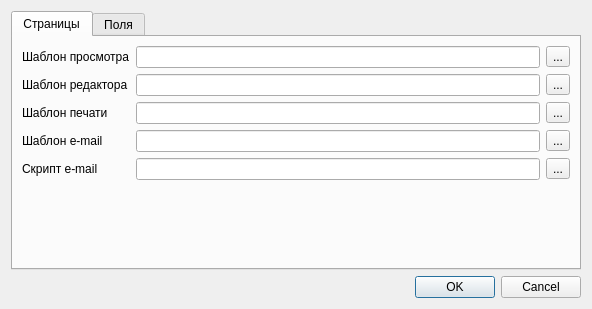
<?xml version="1.0" encoding="UTF-8"?>
<ui version="4.0">
 <class>TQProjectOptionsDialog</class>
 <widget class="QDialog" name="TQProjectOptionsDialog">
  <property name="geometry">
   <rect>
    <x>0</x>
    <y>0</y>
    <width>592</width>
    <height>309</height>
   </rect>
  </property>
  <property name="windowTitle">
   <string>Dialog</string>
  </property>
  <layout class="QVBoxLayout" name="verticalLayout">
   <item>
    <widget class="QTabWidget" name="tabWidget">
     <property name="currentIndex">
      <number>0</number>
     </property>
     <widget class="QWidget" name="tab">
      <attribute name="title">
       <string>Страницы</string>
      </attribute>
      <layout class="QGridLayout" name="gridLayout_2">
       <item row="4" column="2">
        <widget class="QToolButton" name="tbEmailScript">
         <property name="text">
          <string>...</string>
         </property>
        </widget>
       </item>
       <item row="4" column="0">
        <widget class="QLabel" name="lEmailScript">
         <property name="text">
          <string>Скрипт e-mail</string>
         </property>
        </widget>
       </item>
       <item row="4" column="1">
        <widget class="QLineEdit" name="leEmailScript"/>
       </item>
       <item row="0" column="1">
        <widget class="QLineEdit" name="leView"/>
       </item>
       <item row="5" column="1">
        <spacer name="verticalSpacer">
         <property name="orientation">
          <enum>Qt::Vertical</enum>
         </property>
         <property name="sizeHint" stdset="0">
          <size>
           <width>20</width>
           <height>40</height>
          </size>
         </property>
        </spacer>
       </item>
       <item row="0" column="2">
        <widget class="QToolButton" name="tbView">
         <property name="text">
          <string>...</string>
         </property>
        </widget>
       </item>
       <item row="3" column="1">
        <widget class="QLineEdit" name="leEmail"/>
       </item>
       <item row="1" column="2">
        <widget class="QToolButton" name="tbEdit">
         <property name="text">
          <string>...</string>
         </property>
        </widget>
       </item>
       <item row="3" column="0">
        <widget class="QLabel" name="lEmail">
         <property name="text">
          <string>Шаблон e-mail</string>
         </property>
        </widget>
       </item>
       <item row="1" column="1">
        <widget class="QLineEdit" name="leEdit"/>
       </item>
       <item row="0" column="0">
        <widget class="QLabel" name="lView">
         <property name="text">
          <string>Шаблон просмотра</string>
         </property>
        </widget>
       </item>
       <item row="3" column="2">
        <widget class="QToolButton" name="tbEmail">
         <property name="text">
          <string>...</string>
         </property>
        </widget>
       </item>
       <item row="1" column="0">
        <widget class="QLabel" name="lEdit">
         <property name="text">
          <string>Шаблон редактора</string>
         </property>
        </widget>
       </item>
       <item row="2" column="1">
        <widget class="QLineEdit" name="lePrint"/>
       </item>
       <item row="2" column="0">
        <widget class="QLabel" name="lPrint">
         <property name="text">
          <string>Шаблон печати</string>
         </property>
        </widget>
       </item>
       <item row="2" column="2">
        <widget class="QToolButton" name="tbPrint">
         <property name="text">
          <string>...</string>
         </property>
        </widget>
       </item>
      </layout>
     </widget>
     <widget class="QWidget" name="tab_2">
      <attribute name="title">
       <string>Поля</string>
      </attribute>
      <layout class="QGridLayout" name="gridLayout">
       <item row="0" column="1">
        <widget class="QLineEdit" name="leGroups"/>
       </item>
       <item row="0" column="0">
        <widget class="QLabel" name="lGroups">
         <property name="text">
          <string>Настройка групп полей</string>
         </property>
        </widget>
       </item>
       <item row="0" column="2">
        <widget class="QToolButton" name="tbGroups">
         <property name="text">
          <string>...</string>
         </property>
        </widget>
       </item>
       <item row="1" column="1">
        <spacer name="verticalSpacer_2">
         <property name="orientation">
          <enum>Qt::Vertical</enum>
         </property>
         <property name="sizeHint" stdset="0">
          <size>
           <width>20</width>
           <height>40</height>
          </size>
         </property>
        </spacer>
       </item>
      </layout>
     </widget>
    </widget>
   </item>
   <item>
    <widget class="QDialogButtonBox" name="buttonBox">
     <property name="orientation">
      <enum>Qt::Horizontal</enum>
     </property>
     <property name="standardButtons">
      <set>QDialogButtonBox::Cancel|QDialogButtonBox::Ok</set>
     </property>
    </widget>
   </item>
  </layout>
 </widget>
 <tabstops>
  <tabstop>tabWidget</tabstop>
  <tabstop>leView</tabstop>
  <tabstop>tbView</tabstop>
  <tabstop>leEdit</tabstop>
  <tabstop>tbEdit</tabstop>
  <tabstop>lePrint</tabstop>
  <tabstop>tbPrint</tabstop>
  <tabstop>leEmail</tabstop>
  <tabstop>tbEmail</tabstop>
  <tabstop>leEmailScript</tabstop>
  <tabstop>tbEmailScript</tabstop>
  <tabstop>leGroups</tabstop>
  <tabstop>tbGroups</tabstop>
  <tabstop>buttonBox</tabstop>
 </tabstops>
 <resources/>
 <connections>
  <connection>
   <sender>buttonBox</sender>
   <signal>accepted()</signal>
   <receiver>TQProjectOptionsDialog</receiver>
   <slot>accept()</slot>
   <hints>
    <hint type="sourcelabel">
     <x>248</x>
     <y>254</y>
    </hint>
    <hint type="destinationlabel">
     <x>157</x>
     <y>274</y>
    </hint>
   </hints>
  </connection>
  <connection>
   <sender>buttonBox</sender>
   <signal>rejected()</signal>
   <receiver>TQProjectOptionsDialog</receiver>
   <slot>reject()</slot>
   <hints>
    <hint type="sourcelabel">
     <x>316</x>
     <y>260</y>
    </hint>
    <hint type="destinationlabel">
     <x>286</x>
     <y>274</y>
    </hint>
   </hints>
  </connection>
 </connections>
</ui>
